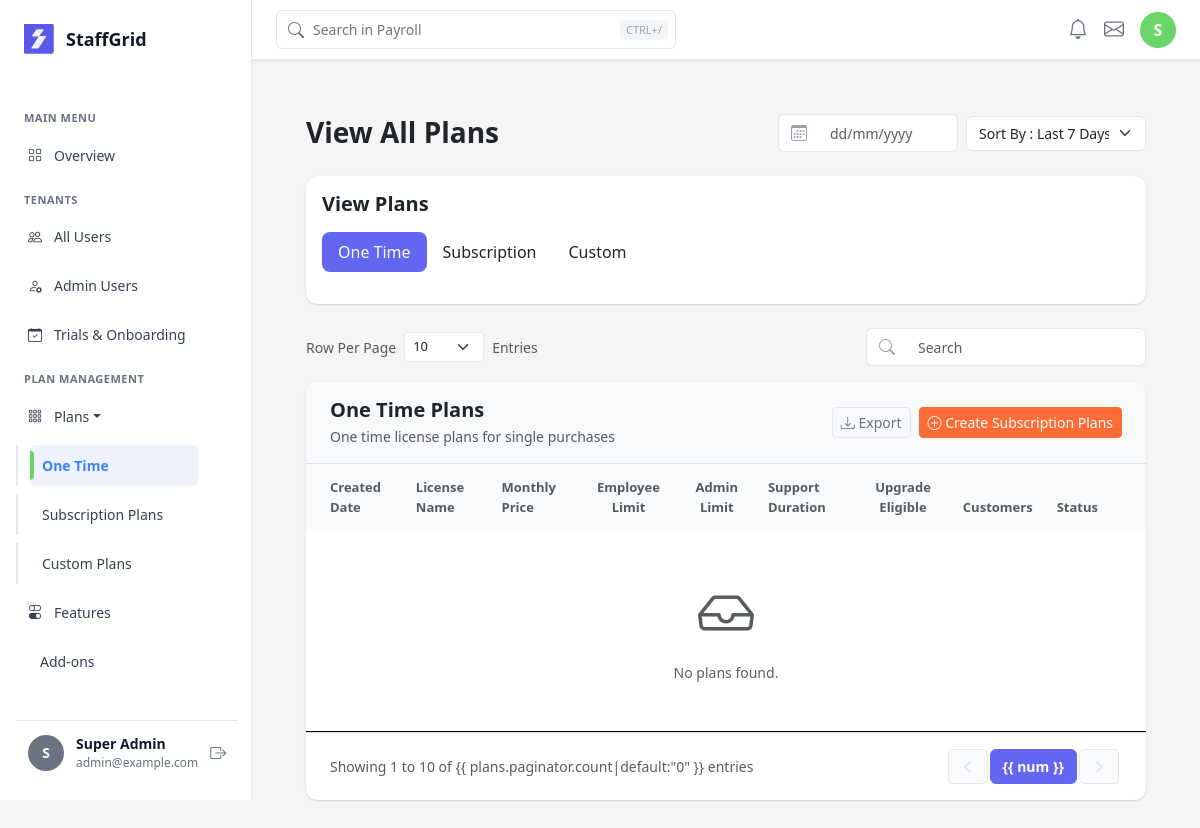
The app's page /plans/one-time/ (signed in), older data.
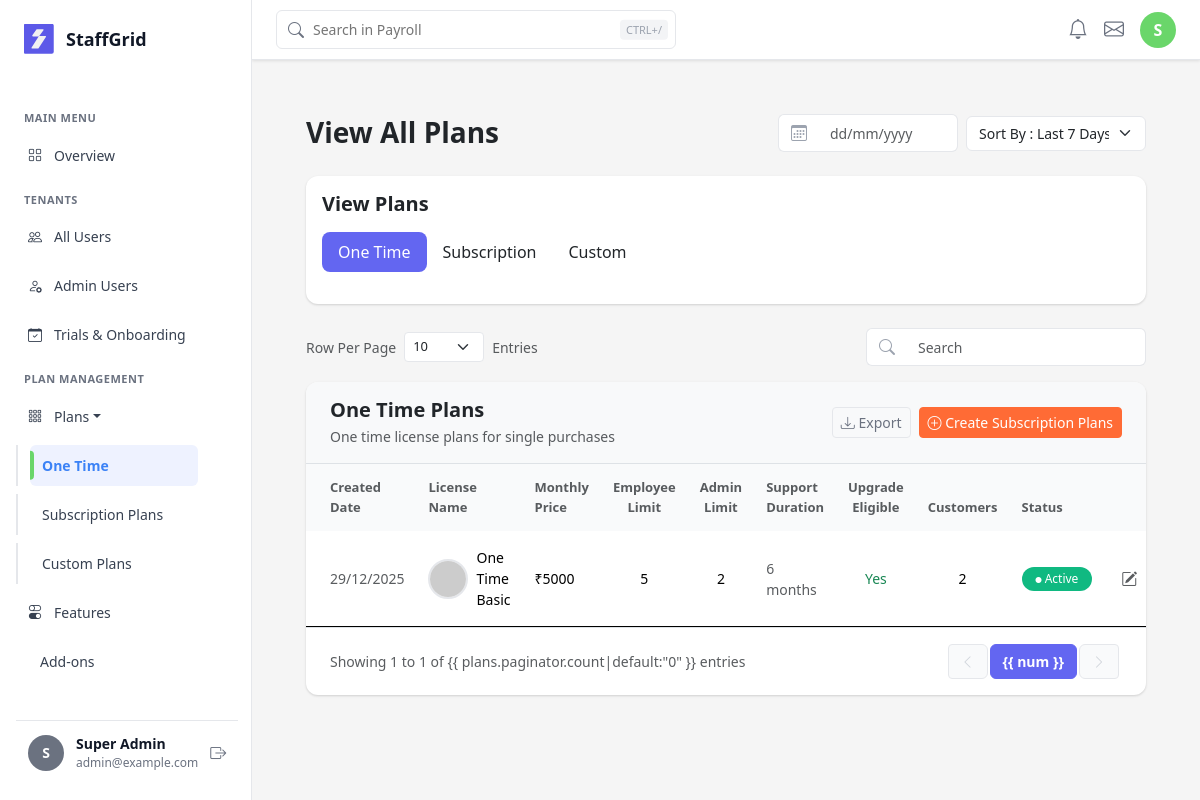
The same page, newer data.
### saas/models/plan.py (models this page shows, shortened)
class OneTimePlan(models.Model):
    STATUS_CHOICES = [
        ('active', 'Active'),
        ('inactive', 'Inactive'),
    ]
    created_date = models.DateTimeField(auto_now_add=True)
    license_name = models.CharField(max_length=100)
    one_time_price = models.DecimalField(max_digits=15, decimal_places=2)
    employee_limit = models.IntegerField()
    admin_limit = models.IntegerField()
    support_duration = models.IntegerField(help_text="Support duration in months")
    upgrade_eligible = models.BooleanField(default=True)
    customers = models.IntegerField(default=0)
    status = models.CharField(max_length=20, choices=STATUS_CHOICES, default='active')
    updated_at = models.DateTimeField(auto_now=True)
    class Meta:
        db_table = 'one_time_plans'
        ordering = ['-created_date']
        verbose_name = 'One Time Plan'
        verbose_name_plural = 'One Time Plans'

### saas/views/plan_views.py (the view)
# urls.py: path('one-time/', one_time_plans, name='one_time_plans'),
@login_required(login_url='auth:login')
def one_time_plans(request):
    if not is_super_admin(request.user):
        messages.error(request, 'You do not have permission to access plans.')
        return redirect('dashboard')
    plans = OneTimePlan.objects.all().order_by('-created_date')
    from django.core.paginator import Paginator
    paginator = Paginator(plans, 10)
    page_number = request.GET.get('page')
    page_obj = paginator.get_page(page_number)
    context = {
        'plans': page_obj,
        'page_title': 'One Time Plans',
        'plan_type': 'one_time',
    }
    return render(request, 'plans/one_time_plan.html', context)

### saas/auth_backend.py (called while the page is built)
    def get_user(self, user_id):
        try:
            return User.objects.get(pk=user_id)
        except User.DoesNotExist:
            return None

### saas/context_processors.py (called while the page is built)
def users_and_roles(request):
    users = CustomUser.objects.select_related('role').all()
    roles = Role.objects.prefetch_related('users').all()
    payments = PaymentTransaction.objects.select_related('tenant').all()[:5]
    return {
        'users': users,
        'roles': roles,
        'payments': payments,
    }

### saas/views/plan_views.py (called while the page is built)
def is_super_admin(user):
    return user.is_superuser or user.is_staff

### saas/templates/plans/one_time_plan.html (shortened to what the changed rows need)
{% extends 'base.html' %}
{% load static %}
{% block content %}
<div class="container-fluid px-4 py-4">
    <div class="card border-0 shadow-sm">
        <div class="card-body p-0">
            <div class="table-responsive">
                <table class="table table-hover align-middle mb-0" id="plansTable">
                    <thead class="table-light">
                        <tr>
                            <th class="fw-semibold text-muted border-0 ps-4">Created Date</th>
                            <th class="fw-semibold text-muted border-0">License Name</th>
                            <th class="fw-semibold text-muted border-0">Monthly Price</th>
                            <th class="fw-semibold text-muted border-0 text-center">Employee Limit</th>
                            <th class="fw-semibold text-muted border-0 text-center">Admin Limit</th>
                            <th class="fw-semibold text-muted border-0">Support Duration</th>
                            <th class="fw-semibold text-muted border-0 text-center">Upgrade Eligible</th>
                            <th class="fw-semibold text-muted border-0 text-center">Customers</th>
                            <th class="fw-semibold text-muted border-0">Status</th>
                            <th class="fw-semibold text-muted border-0 pe-4"></th>
                        </tr>
                    </thead>
                    <tbody>
                        {% for plan in plans %}
                        <tr>
                            <td class="ps-4">
                                <span class="text-muted">{{ plan.created_date|date:"d/m/Y" }}</span>
                            </td>
                            <td>
                                <div class="d-flex align-items-center gap-2">
                                    <img src="{% static 'images/avatar-placeholder.png' %}"
                                        alt="{{ plan.license_name }}" class="rounded-circle" width="40" height="40"
                                        onerror="this.src='https://ui-avatars.com/api/?name={{ plan.license_name|urlencode }}&background=6366F1&color=fff&size=40'">
                                    <span class="fw-medium">{{ plan.license_name }}</span>
                                </div>
                            </td>
                            <td>
                                <span class="fw-medium">₹{{ plan.one_time_price|floatformat:0 }}</span>
                            </td>
                            <td class="text-center">
                                <span>{{ plan.employee_limit }}</span>
                            </td>
                            <td class="text-center">
                                <span>{{ plan.admin_limit }}</span>
                            </td>
                            <td>
                                <span class="text-muted">{{ plan.support_duration }} months</span>
                            </td>
                            <td class="text-center">
                                <span class="text-success">{% if plan.upgrade_eligible %}Yes{% else %}No{% endif %}</span>
                            </td>
                            <td class="text-center">
                                <span>{{ plan.customers }}</span>
                            </td>
                            <td>
                                {% if plan.status == 'active' %}
                                <span class="badge rounded-pill px-3 py-2"
                                    style="background-color: #10B981; font-weight: 500;">
                                    <i class="bi bi-circle-fill" style="font-size: 6px;"></i> Active
                                </span>
                                {% else %}
                                <span class="badge rounded-pill bg-secondary px-3 py-2" style="font-weight: 500;">
                                    <i class="bi bi-circle-fill" style="font-size: 6px;"></i> Inactive
                                </span>
                                {% endif %}
                            </td>
                            <td class="pe-4">
                                <div class="d-flex gap-2 justify-content-end">
                                    <a href="{% url 'plans:plan_edit' plan.id %}" class="btn btn-link text-muted p-1"
                                        title="Edit Plan">
                                        <i class="bi bi-pencil-square"></i>
                                    </a>
                                </div>
                            </td>
                        </tr>
                        {% empty %}
                        <tr>
                            <td colspan="10" class="text-center py-5">
                                <div class="text-muted">
                                    <i class="bi bi-inbox display-4 d-block mb-3"></i>
                                    <p class="mb-0">No plans found.</p>
                                </div>
                            </td>
                        </tr>
                        {% endfor %}
                    </tbody>
                </table>
            </div>
            <div class="px-4 py-3 border-top">
                <div class="d-flex justify-content-between align-items-center">
                    <p class="text-muted small mb-0">
                        Showing {{ plans.start_index|default:"1" }} to {{ plans.end_index|default:"10" }} of {{
                        plans.paginator.count|default:"0" }} entries
                    </p>
                    <nav aria-label="Page navigation">
                        <ul class="pagination pagination-sm mb-0">
                            {% for num in plans.paginator.page_range %}
                            {% if plans.number == num %}
                            <li class="page-item active">
                                <span class="page-link" style="background-color: #6366F1; border-color: #6366F1;">{{ num
                                    }}</span>
                            </li>
                            {% elif num > plans.number|add:'-3' and num < plans.number|add:'3' %} <li class="page-item">
                                <a class="page-link" href="?page={{ num }}">{{ num }}</a>
                                </li>
                                {% endif %}
                                {% endfor %}
                        </ul>
                    </nav>
                </div>
            </div>
        </div>
    </div>
</div>
{% endblock %}

Row changes from the older to the newer data that the page shows:
added OneTimePlan: created_date "29/12/2025", license_name "One Time Basic", one_time_price "5000", employee_limit "5", admin_limit "2", support_duration "6", upgrade_eligible "Yes", customers "2", status "active" (drawn)
Text that changed along with them:
{{ plans.end_index|default:"10" }}: "10" → "1"
text no longer shown: "No plans found."
